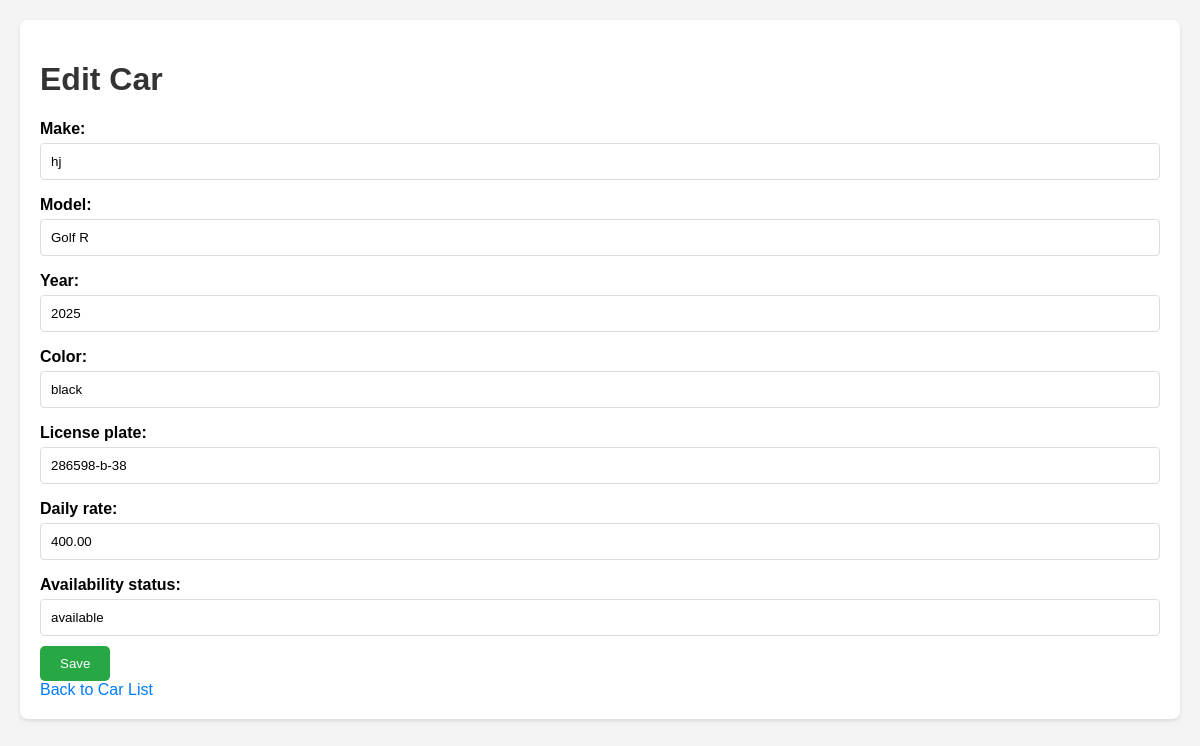
The page /api/cars/1/edit/ on the database as committed earlier.
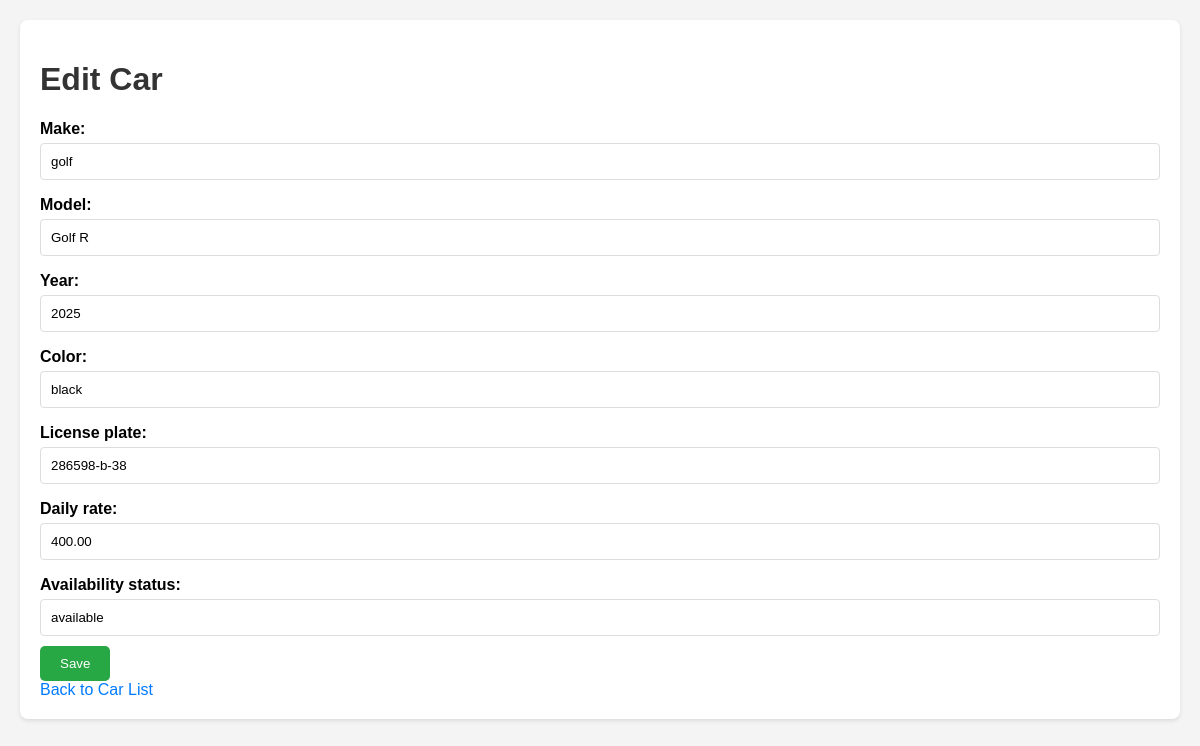
The same page on the database as committed later.
### rental_app/models.py (models this page shows, shortened)
class Car(models.Model):
    make = models.CharField(max_length=100)
    model = models.CharField(max_length=100)
    year = models.IntegerField()
    color = models.CharField(max_length=50)
    license_plate = models.CharField(max_length=20, unique=True)
    daily_rate = models.DecimalField(max_digits=10, decimal_places=2)
    availability_status = models.CharField(max_length=50, default="available")

### rental_app/views.py (the view)
# urls.py: path("cars/<int:pk>/edit/", CarUpdateView.as_view(), name="car_update"),
class CarUpdateView(UpdateView):
    model = Car
    form_class = CarForm
    template_name = 'rental_app/car_form.html'
    success_url = reverse_lazy('car_list')

### rental_app/forms.py
class CarForm(forms.ModelForm):
    class Meta:
        model = Car
        fields = ["make", "model", "year", "color", "license_plate", "daily_rate", "availability_status"]

### rental_app/templates/rental_app/car_form.html (shortened to what this page needs)
{% extends 'rental_app/base.html' %}
{% block content %}
    <h1>{% if form.instance.pk %}Edit{% else %}Add{% endif %} Car</h1>
    <form method="post">
        {{ form.as_p }}
        <button type="submit">Save</button>
    </form>
    <a href="{% url 'car_list' %}">Back to Car List</a>
{% endblock %}

Rows that differ between the two databases and show on the page:
changed Car "Golf R": make "hj" → "golf"
